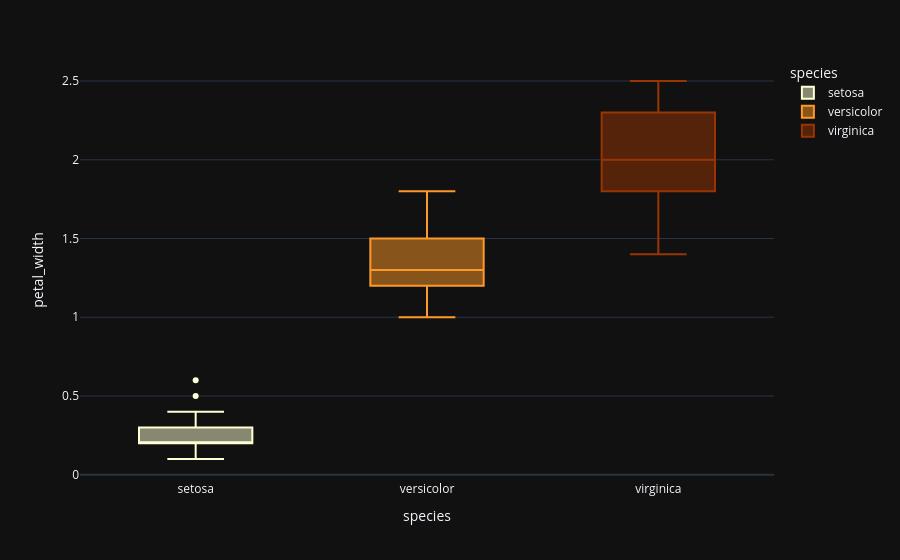

The notebook cell saved with this chart:
### Code cell
fig = px.box(data_frame=iris, x='species',y='petal_width',color='species',color_discrete_sequence=['#ffffd4 ','#fe9929 ','#993404 '], template='plotly_dark',orientation='v')
fig.show()

### Figure 1 — Plotly figure (JSON) as saved in the notebook; plotly's stock layout.template omitted (floating-point values rounded to 4 significant figures)
{"data": [{"alignmentgroup": "True", "hovertemplate": "species=%{x}<br>petal_width=%{y}<extra></extra>", "legendgroup": "setosa", "marker": {"color": "#ffffd4 "}, "name": "setosa", "notched": false, "offsetgroup": "setosa", "orientation": "v", "showlegend": true, "type": "box", "x": ["setosa", "setosa", "setosa", "setosa", "setosa", "setosa", "setosa", "setosa", "setosa", "setosa", "setosa", "setosa", "setosa", "setosa", "setosa", "setosa", "setosa", "setosa", "setosa", "setosa", "setosa", "setosa", "setosa", "setosa", "setosa", "setosa", "setosa", "setosa", "setosa", "setosa", "setosa", "setosa", "setosa", "setosa", "setosa", "setosa", "setosa", "setosa", "setosa", "setosa", "setosa", "setosa", "setosa", "setosa", "setosa", "setosa", "setosa", "setosa", "setosa", "setosa"], "x0": " ", "xaxis": "x", "y": [0.2, 0.2, 0.2, 0.2, 0.2, 0.4, 0.3, 0.2, 0.2, 0.1, 0.2, 0.2, 0.1, 0.1, 0.2, 0.4, 0.4, 0.3, 0.3, 0.3, 0.2, 0.4, 0.2, 0.5, 0.2, 0.2, 0.4, 0.2, 0.2, 0.2, 0.2, 0.4, 0.1, 0.2, 0.2, 0.2, 0.2, 0.1, 0.2, 0.2, 0.3, 0.3, 0.2, 0.6, 0.4, 0.3, 0.2, 0.2, 0.2, 0.2], "y0": " ", "yaxis": "y"}, {"alignmentgroup": "True", "hovertemplate": "species=%{x}<br>petal_width=%{y}<extra></extra>", "legendgroup": "versicolor", "marker": {"color": "#fe9929 "}, "name": "versicolor", "notched": false, "offsetgroup": "versicolor", "orientation": "v", "showlegend": true, "type": "box", "x": ["versicolor", "versicolor", "versicolor", "versicolor", "versicolor", "versicolor", "versicolor", "versicolor", "versicolor", "versicolor", "versicolor", "versicolor", "versicolor", "versicolor", "versicolor", "versicolor", "versicolor", "versicolor", "versicolor", "versicolor", "versicolor", "versicolor", "versicolor", "versicolor", "versicolor", "versicolor", "versicolor", "versicolor", "versicolor", "versicolor", "versicolor", "versicolor", "versicolor", "versicolor", "versicolor", "versicolor", "versicolor", "versicolor", "versicolor", "versicolor", "versicolor", "versicolor", "versicolor", "versicolor", "versicolor", "versicolor", "versicolor", "versicolor", "versicolor", "versicolor"], "x0": " ", "xaxis": "x", "y": [1.4, 1.5, 1.5, 1.3, 1.5, 1.3, 1.6, 1.0, 1.3, 1.4, 1.0, 1.5, 1.0, 1.4, 1.3, 1.4, 1.5, 1.0, 1.5, 1.1, 1.8, 1.3, 1.5, 1.2, 1.3, 1.4, 1.4, 1.7, 1.5, 1.0, 1.1, 1.0, 1.2, 1.6, 1.5, 1.6, 1.5, 1.3, 1.3, 1.3, 1.2, 1.4, 1.2, 1.0, 1.3, 1.2, 1.3, 1.3, 1.1, 1.3], "y0": " ", "yaxis": "y"}, {"alignmentgroup": "True", "hovertemplate": "species=%{x}<br>petal_width=%{y}<extra></extra>", "legendgroup": "virginica", "marker": {"color": "#993404 "}, "name": "virginica", "notched": false, "offsetgroup": "virginica", "orientation": "v", "showlegend": true, "type": "box", "x": ["virginica", "virginica", "virginica", "virginica", "virginica", "virginica", "virginica", "virginica", "virginica", "virginica", "virginica", "virginica", "virginica", "virginica", "virginica", "virginica", "virginica", "virginica", "virginica", "virginica", "virginica", "virginica", "virginica", "virginica", "virginica", "virginica", "virginica", "virginica", "virginica", "virginica", "virginica", "virginica", "virginica", "virginica", "virginica", "virginica", "virginica", "virginica", "virginica", "virginica", "virginica", "virginica", "virginica", "virginica", "virginica", "virginica", "virginica", "virginica", "virginica", "virginica"], "x0": " ", "xaxis": "x", "y": [2.5, 1.9, 2.1, 1.8, 2.2, 2.1, 1.7, 1.8, 1.8, 2.5, 2.0, 1.9, 2.1, 2.0, 2.4, 2.3, 1.8, 2.2, 2.3, 1.5, 2.3, 2.0, 2.0, 1.8, 2.1, 1.8, 1.8, 1.8, 2.1, 1.6, 1.9, 2.0, 2.2, 1.5, 1.4, 2.3, 2.4, 1.8, 1.8, 2.1, 2.4, 2.3, 1.9, 2.3, 2.5, 2.3, 1.9, 2.0, 2.3, 1.8], "y0": " ", "yaxis": "y"}], "layout": {"boxmode": "overlay", "legend": {"title": {"text": "species"}, "tracegroupgap": 0}, "margin": {"t": 60}, "xaxis": {"anchor": "y", "categoryarray": ["setosa", "versicolor", "virginica"], "categoryorder": "array", "domain": [0, 1], "title": {"text": "species"}}, "yaxis": {"anchor": "x", "domain": [0, 1], "title": {"text": "petal_width"}}}}
